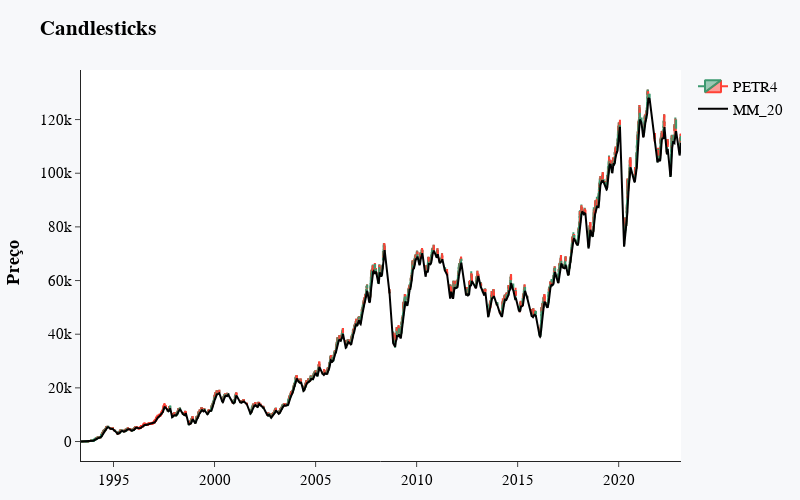

The cell this chart's notebook holds for it:
### Markdown cell above
### Testar candles acima da media

### Code cell
df_figure = dados.loc[dados['acima_media'] == True]
fig = make_subplots(rows=1, cols=1)

fig.add_trace(go.Candlestick(name='PETR4', x=df_figure.index, open=df_figure['Open'], high = df_figure['High'], 
                             low=df_figure['Low'], close=df_figure['Close']), row=1,col=1)

fig.add_trace(go.Scatter(name='MM_20', x=df_figure.index, y=df_figure['mm20'], marker_color='black'), row=1, col=1)


#fig.update_xaxes(title_text="<b> Data",rangebreaks=[dict(bounds=["sat", "mon"])])
fig.update_layout(xaxis_rangeslider_visible=False, title_text='<b>Candlesticks', 
                  yaxis1_title="<b> Preço",
                  font=dict(family="Arial", size=15, color="black"), margin=dict(l=50, r=20, t=70, b=20),
                  template = 'simple_white', paper_bgcolor="#f7f8fa",
                  width=800, height=500)
fig.show()

### Figure 1 — Plotly figure (JSON) as saved in the notebook; plotly's stock layout.template omitted (floating-point values rounded to 4 significant figures; data arrays with more than 128 entries replaced by an {"elided": "..."} marker saying what was removed)
{"data": [{"close": {"elided": "3638 float values"}, "high": {"elided": "3638 float values"}, "low": {"elided": "3638 float values"}, "name": "PETR4", "open": {"elided": "3638 float values"}, "type": "candlestick", "x": {"elided": "3638 str values"}, "xaxis": "x", "yaxis": "y"}, {"marker": {"color": "black"}, "name": "MM_20", "type": "scatter", "x": {"elided": "3638 str values"}, "xaxis": "x", "y": {"elided": "3638 float values"}, "yaxis": "y"}], "layout": {"font": {"color": "black", "family": "Arial", "size": 15}, "height": 500, "margin": {"b": 20, "l": 50, "r": 20, "t": 70}, "paper_bgcolor": "#f7f8fa", "title": {"text": "<b>Candlesticks"}, "width": 800, "xaxis": {"anchor": "y", "autorange": true, "domain": [0, 1], "range": ["1993-05-23 12:00", "2023-01-31 12:00"], "rangeslider": {"visible": false, "yaxis": {}}, "type": "date"}, "yaxis": {"anchor": "x", "autorange": true, "domain": [0, 1], "range": [-7260.0, 138500.0], "title": {"text": "<b> Preço"}, "type": "linear"}}}
